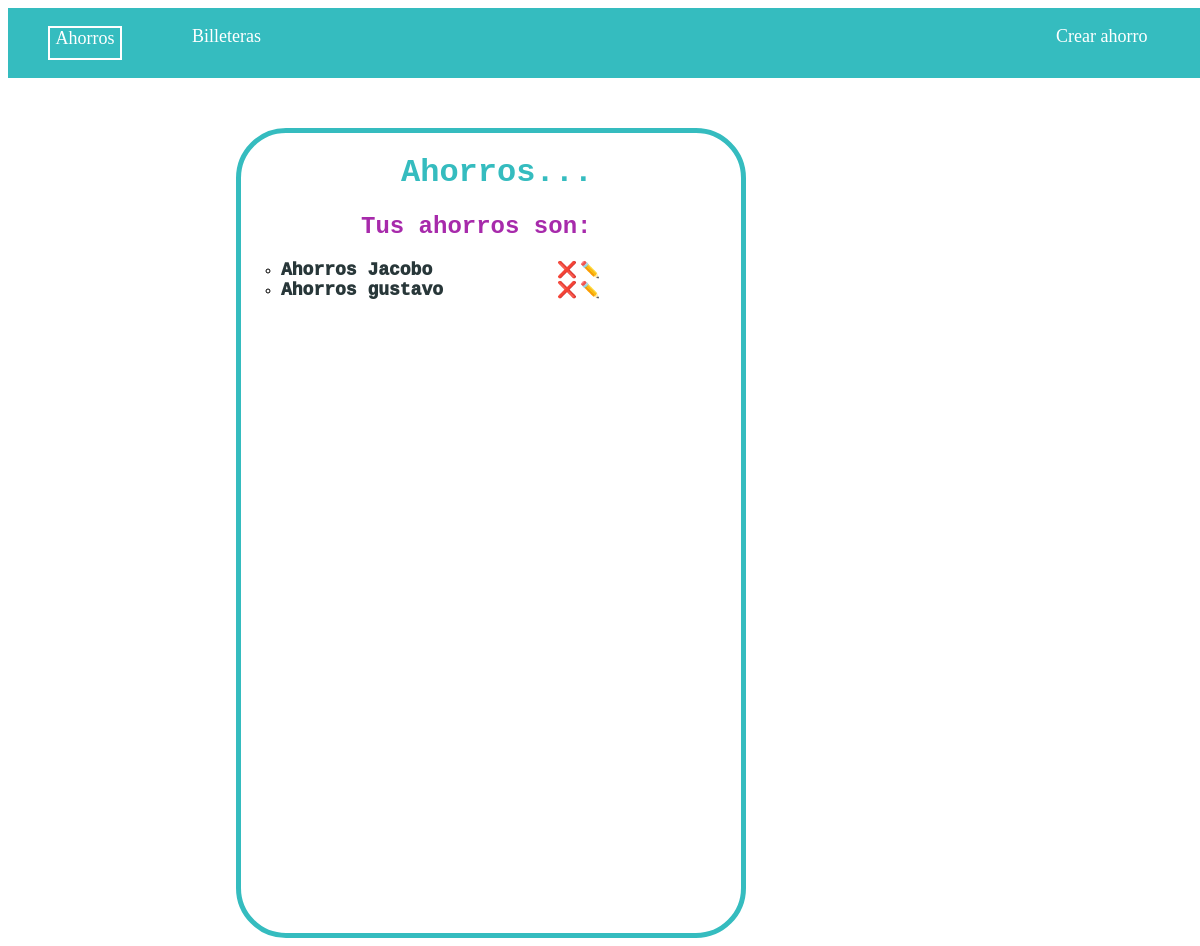
Before: /ahorros/ with the older database file.
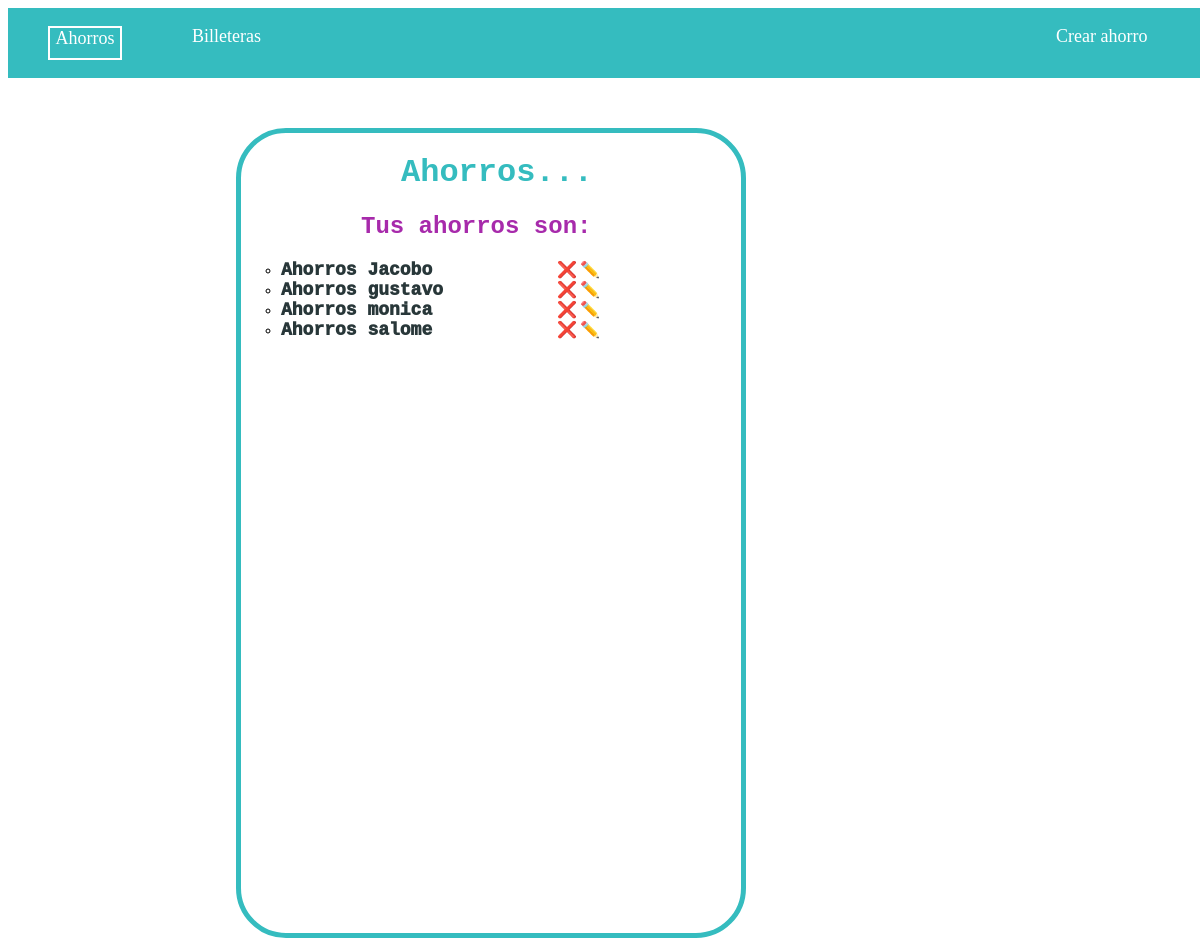
After: the same page with the newer database file.
### ahorros/models.py (models this page shows, shortened)
class Ahorro(models.Model):
    nombre_ahorro = models.CharField(max_length = 40)
    fecha_creacion = models.DateTimeField("date published")
    cantidad_dinero = models.FloatField(default = 0)

### ahorros/views.py (the view)
# urls.py: path("", views.ahorros, name="ahorros"),
def ahorros(request):
    ahorros=Ahorro.objects.all()
    return render(request,'ahorros.html',{'ahorros':ahorros})

### ahorros/templates/ahorros.html (shortened to what this page needs)
{% load static %}
<!DOCTYPE html>
<html lang="en">
<head>
    <link rel="stylesheet" href="{% static '/styles/estilos_ahorros.css' %}">
</head>
<body>
    <nav class="navbar">
        <ul class="nav_container">
            <li class="li1"><a class="link_pagina_actual" href="/ahorros">Ahorros</a></li>
            <li class="li2"><a href="/billetera">Billeteras</a></li>
            <li class="crear"><a href={% url 'crear_ahorro' %}>Crear ahorro</a></li>
        </ul>
    </nav>
    <div class="contenido" id="contenedor_ahorros">
        <h1 id="titulo_ahorros">Ahorros...</h1>
        <h2 id="subtitulo_ahorros">Tus ahorros son:</h2>
        <ul class="coin">
        {% for ahorro in ahorros %}
            <div class="contenedor_ahorros">
                <li class="contenedor_elemento_categoria"><a id="link_ahorro"href="/ahorros/{{ahorro.pk}}">{{ahorro.nombre_ahorro}}</a></li>
                <a class="eliminar_ahorro"href="/ahorros/{{ahorro.pk}}/eliminar_ahorro">❌</a>
                <a class="modificar_ahorro"href="/ahorros/{{ahorro.pk}}/modificar_ahorro">✏️</a>
            </div>
                {% endfor %}
        </ul>
    </div>
</body>
</html>

Changed rows visible on the page:
added Ahorro: nombre_ahorro "Ahorros monica"
added Ahorro: nombre_ahorro "Ahorros salome"
